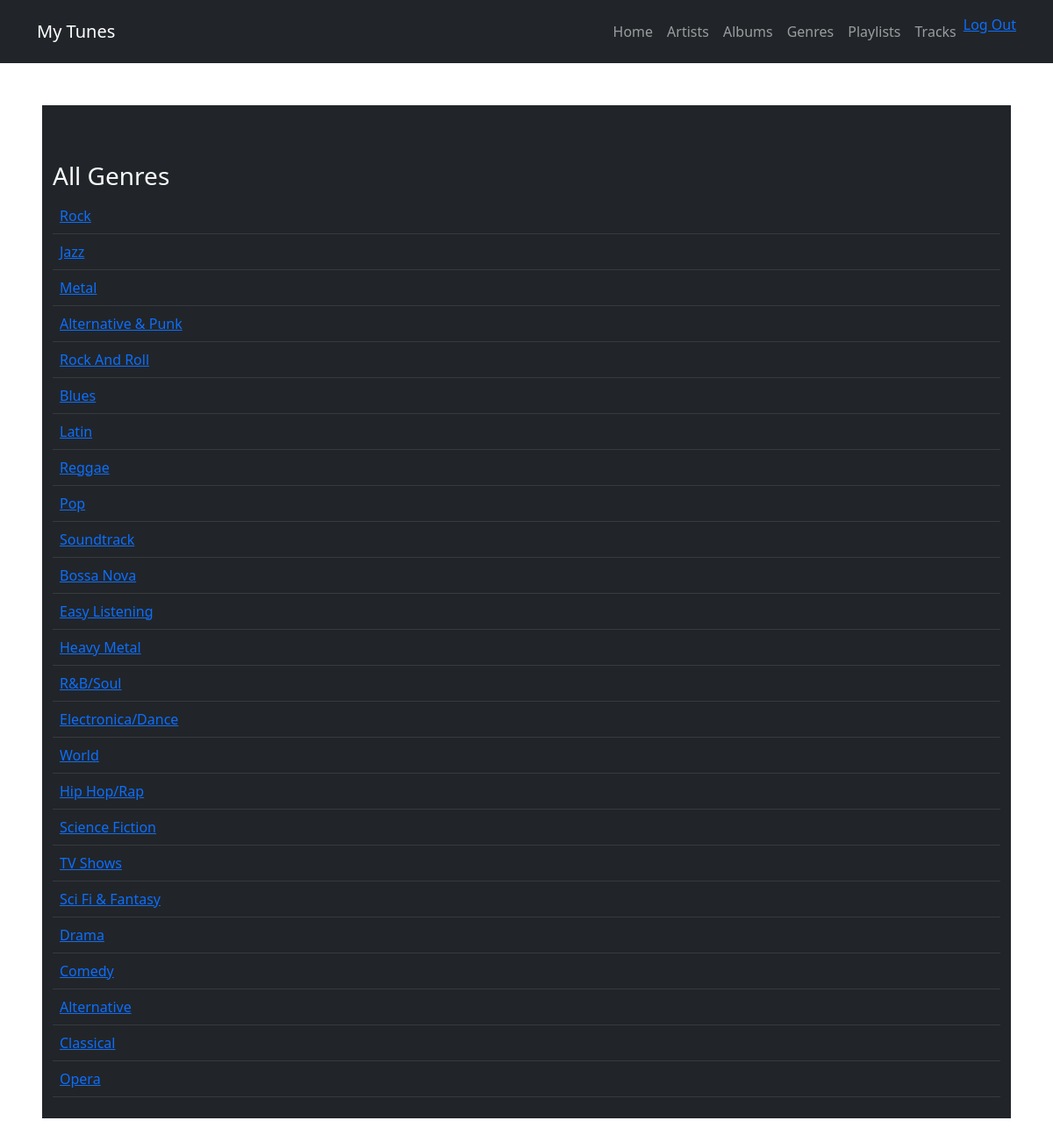
Page /tunes/genre/ (signed in) on the committed database.
### tunes/models.py (models this page shows, shortened)
class Genre(models.Model):
    name = models.CharField(max_length = 120)

### tunes/views.py (the view)
# urls.py: path('genre/', views.browse_by_genre, name = 'all_genres'),
def browse_by_genre(request):
    genres = list(Genre.objects.all())
    return render(request, 'tunes/genre.html', {'genres': genres})

### tunes/templates/tunes/genre.html
{% extends "tunes/base_template.html" %}
{% block content %}
    <h3>All Genres</h3>
    <table class="table table-dark table-hover">
        {% for g in genres %}
        <tr>
            <td><a href = "{% url 'tunes:specific_genre' g.id %}">{{ g.name }}</a></td>
        </tr>
        {% endfor %}
    </table>
{% endblock %}

### rows in the picture
Genre: name "Rock"
Genre: name "Jazz"
Genre: name "Metal"
Genre: name "Alternative & Punk"
Genre: name "Rock And Roll"
Genre: name "Blues"
Genre: name "Latin"
Genre: name "Reggae"
Genre: name "Pop"
Genre: name "Soundtrack"
Genre: name "Bossa Nova"
Genre: name "Easy Listening"
Genre: name "Heavy Metal"
Genre: name "R&B/Soul"
Genre: name "Electronica/Dance"
Genre: name "World"
Genre: name "Hip Hop/Rap"
Genre: name "Science Fiction"
Genre: name "TV Shows"
Genre: name "Sci Fi & Fantasy"
Genre: name "Drama"
Genre: name "Comedy"
Genre: name "Alternative"
Genre: name "Classical"
Genre: name "Opera"
